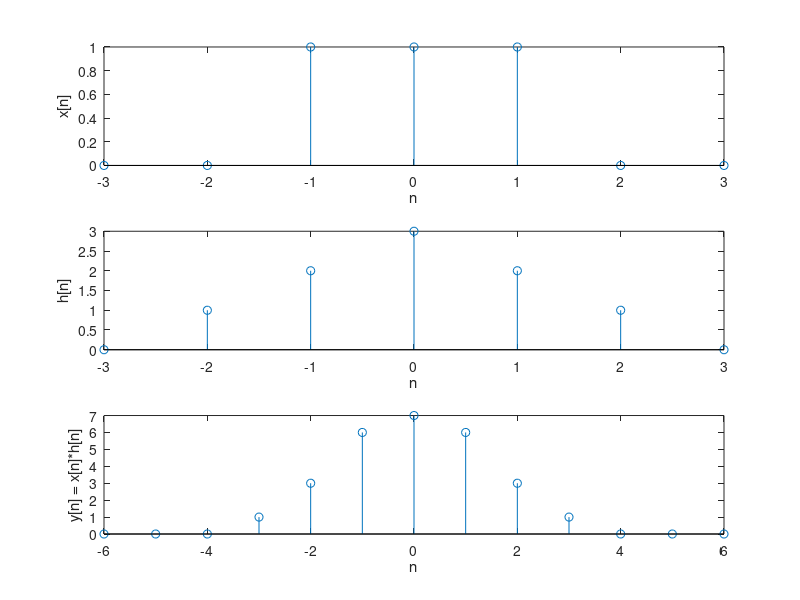

Write MATLAB code to recreate this figure.
x = [0 0 1 1 1 0 0];
y = [0 1 2 3 2 1 0];
z = conv(x,y);
figure;
n = -6:6;

subplot(3,1,1);
stem(-3:3,x);
xlabel('n');
ylabel('x[n]');

subplot(3,1,2);
stem(-3:3,y);
xlabel('n');
ylabel('h[n]');

subplot(3,1,3);
stem(n,z);
xlabel('n');
ylabel('y[n] = x[n]*h[n]');

